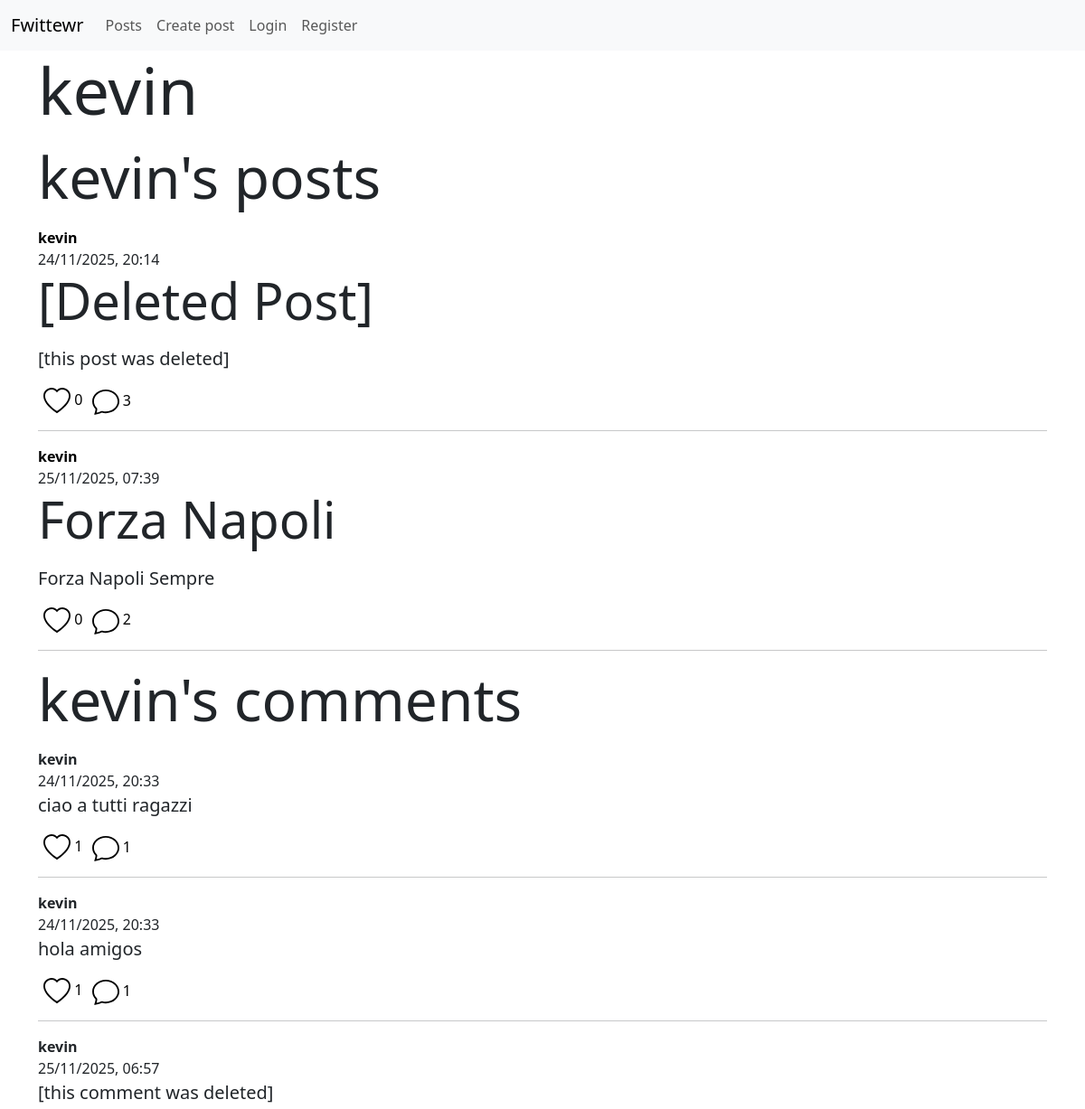
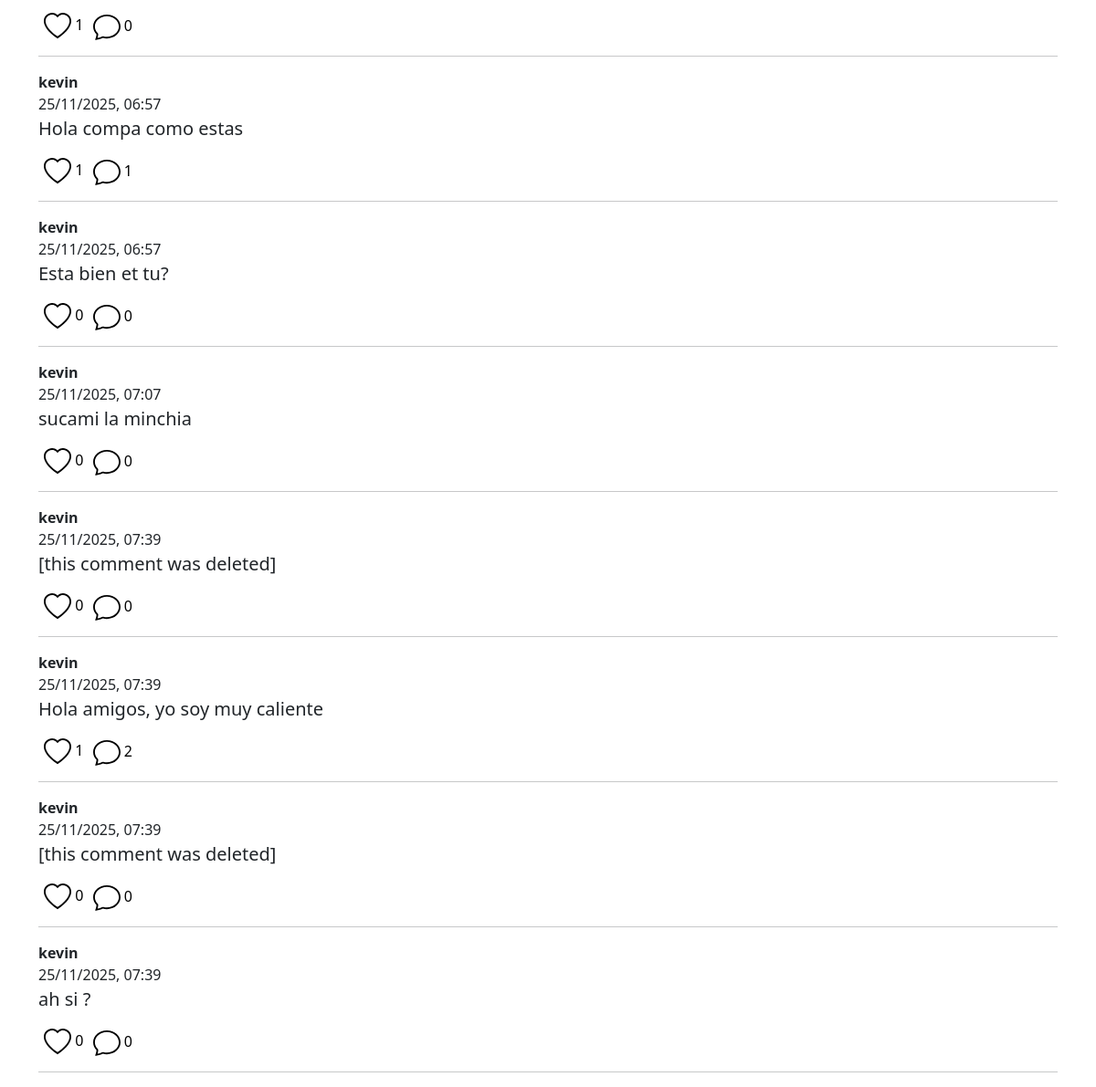
The page /show-user/1 (signed in) on the database its author committed (2 pictures, top to bottom).
### app/models.py (models this page shows)
class User(db.Model, UserMixin):
    id = db.Column(db.Integer, primary_key=True)
    username = db.Column(db.String(20), nullable=False, unique=True)
    password = db.Column(db.String(80), nullable=False)
    created_posts = db.relationship('Post', backref='user', lazy='select')
    created_comments = db.relationship('Comment', backref='user', lazy='select')
    liked_posts = db.relationship('Post', secondary=liked_posts, backref='liked_users', lazy='select')
    liked_comments = db.relationship('Comment', secondary=liked_comments, backref = 'liked_users', lazy='select')

class Post(db.Model):
    id = db.Column(db.Integer, primary_key=True)
    title = db.Column(db.String(50))
    content = db.Column(db.String(200), nullable=False)
    creation_date = db.Column(db.DateTime(timezone=True), default=datetime.now(timezone.utc))
    deleted = db.Column(db.Boolean, default=False)
    comments = db.relationship('Comment', backref='referenced_post', lazy='select')
    user_id = db.Column(db.Integer, db.ForeignKey('user.id'), nullable=False)

class Comment(db.Model):
    id = db.Column(db.Integer, primary_key=True)
    content = db.Column(db.String(200), nullable=False)
    creation_date = db.Column(db.DateTime(timezone=True), default=datetime.now(timezone.utc))
    deleted = db.Column(db.Boolean, default=False)
    comments = db.relationship('Comment', backref=backref('referenced_comment', remote_side=[id]), lazy='select')
    referenced_comment_id = db.Column(db.Integer, db.ForeignKey('comment.id'))
    referenced_post_id = db.Column(db.Integer, db.ForeignKey('post.id'))
    user_id = db.Column(db.Integer, db.ForeignKey('user.id'), nullable=False)
    __table_args__ = (
        CheckConstraint(
            'referenced_comment_id IS NOT NULL OR referenced_post_id IS NOT NULL',
            name='check_comment_or_post_not_null'
        ),
    )

### app/routes/home_bp.py (the view)
@home_bp.route('/show-user/<id>')
@login_required
def show_user(id):
    user = User.query.filter_by(id=id).first_or_404()
    return render_template('home/user.html', user=user)

### app/__init__.py (called while the page is built)
def create_app():
    app = Flask(__name__)
    app.config['SQLALCHEMY_DATABASE_URI'] = 'sqlite:///database.db'
    app.secret_key = 'thisisasecretkey'
    db.init_app(app)
    bcrypt.init_app(app)
    login_manager.init_app(app)
    csrf.init_app(app)
    login_manager.login_view = 'auth.login'
    @login_manager.user_loader
    def load_user(user_id):
        return User.query.get(int(user_id))
    app.register_blueprint(auth_bp)
    app.register_blueprint(home_bp)
    app.register_blueprint(errors_bp)
    return app

### app/templates/home/user.html (shortened to what this page needs)
{% extends 'base.html' %}
{% from 'home/post-macros.html' import post_to_render, comment_to_render %}
{% block body %}
<div>
    <p class="display-2"><b>{{ user.username }}</b></p>
    <p class="display-3 mt-3">{{ user.username }}'s posts</p>
    <div class="mt-2">
    {% for post in user.created_posts %}
    {{ post_to_render(post) }}
    {% endfor %}
    </div>
    <p class="display-3 mt-3">{{ user.username }}'s comments</p>
    {% for comment in user.created_comments %}
    {{ comment_to_render(comment) }}
    {% endfor %}
</div>
{% endblock %}

### app/templates/base.html (shortened to what this page needs)
<!DOCTYPE html>
<html lang="en">
<head>
	<link rel="stylesheet" href="{{ url_for('static', filename='bootstrap/css/bootstrap.min.css') }}">
</head>
<body>
	<nav class="navbar navbar-expand-lg bg-body-tertiary">
		<div class="container-fluid">
		<a class="navbar-brand" href="#">Fwittewr</a>
		<div class="collapse navbar-collapse" id="navbarSupportedContent">
			<ul class="navbar-nav me-auto mb-2 mb-lg-0">
			<li class="nav-item">
				<a class="nav-link" href="{{ url_for('home.posts') }}">Posts</a>
			</li>
			<li class="nav-item">
				<a class="nav-link" href="{{ url_for('home.create_post') }}">Create post</a>
			</li>
			<li class="nav-item">
				<a class="nav-link" href="{{ url_for('auth.login') }}">Login</a>
			</li>
			<li class="nav-item">
				<a class="nav-link" href="{{ url_for('auth.register') }}">Register</a>
			</li>
		</div>
		</div>
	</nav>
	<div class="container">
		{% block body %}
		{% endblock %}
	</div>
</body>
</html>

### app/templates/home/post-macros.html (shortened to what this page needs)
{% macro post_to_render(post, current_user) %}
<div class="col-12">
    <figure>
        <figcaption>
            <a href="{{ url_for('home.show_user', id=post.user.id) }}" style="color: black; text-decoration: none">
                <b>{{ post.user.username }}</b> <br>
            </a>
            {{ post.creation_date.strftime('%d/%m/%Y, %H:%M') }}
        </figcaption>
        {% if post.title %}
        <p class="display-4">{{ post.title }}</p>
        {% endif %}
        <p class="blockquote">{{ post.content }}</p>
        <button onclick="like_post(this, '{{ post.id }}')" style="background-color:transparent; border:0px">
            {% if current_user in post.liked_users %}
                <img style="width: 30px" src="{{ url_for('static', filename='icons/heart-fill.svg') }}" alt="">
            {% else %}
                <img style="width: 30px" src="{{ url_for('static', filename='icons/heart.svg') }}" alt="">
            {% endif %}
            <span>{{ post.liked_users|length }}</span>
        </button>
        <a href="{{ url_for('home.show_post_comments', id=post.id) }}" style="text-decoration: none; border:0px; color: black">
            <img style="width: 30px" src="{{ url_for('static', filename='icons/chat.svg') }}" alt="">
            <span>{{ post.comments|length }}</span>
        </a>
    </figure>
    <hr>
</div>
{% endmacro %}
{% macro comment_to_render(comment, current_user) %}
<div class="col-12">
    <figure>
        <figcaption>
            <b>{{ comment.user.username }}</b> <br>
            {{ comment.creation_date.strftime('%d/%m/%Y, %H:%M') }}
        </figcaption>
        <p class="blockquote">{{ comment.content }}</p>
        <button onclick="like_comment(this, '{{ comment.id }}')" style="background-color:transparent; border:0px">
            {% if current_user in comment.liked_users %}
                <img style="width: 30px" src="{{ url_for('static', filename='icons/heart-fill.svg') }}" alt="">
            {% else %}
                <img style="width: 30px" src="{{ url_for('static', filename='icons/heart.svg') }}" alt="">
            {% endif %}
            <span>{{ comment.liked_users|length }}</span>
        </button>
        <a style="text-decoration: none; border:0px; color: black" href="{{ url_for('home.show_comment_comments', id=comment.id) }}">
            <img style="width: 30px" src="{{ url_for('static', filename='icons/chat.svg') }}" alt="">
            <span>{{ comment.comments|length }}</span>
        </a>
    </figure>
    <hr>
</div>
{% endmacro %}

### rows shown on the page
User: username "kevin"
Post: user.username "kevin", creation_date "24/11/2025, 20:14", title "[Deleted Post]", content "[this post was deleted]", liked_users|length "0", comments|length "3"
Post: user.username "kevin", creation_date "25/11/2025, 07:39", title "Forza Napoli", content "Forza Napoli Sempre", liked_users|length "0", comments|length "2"
Comment: user.username "kevin", creation_date "24/11/2025, 20:33", content "ciao a tutti ragazzi", liked_users|length "1", comments|length "1"
Comment: user.username "kevin", creation_date "24/11/2025, 20:33", content "hola amigos", liked_users|length "1", comments|length "1"
Comment: user.username "kevin", creation_date "25/11/2025, 06:57", content "[this comment was deleted]", liked_users|length "1", comments|length "0"
Comment: user.username "kevin", creation_date "25/11/2025, 06:57", content "Hola compa como estas", liked_users|length "1", comments|length "1"
Comment: user.username "kevin", creation_date "25/11/2025, 06:57", content "Esta bien et tu?", liked_users|length "0", comments|length "0"
Comment: user.username "kevin", creation_date "25/11/2025, 07:07", content "sucami la minchia", liked_users|length "0", comments|length "0"
Comment: user.username "kevin", creation_date "25/11/2025, 07:39", content "[this comment was deleted]", liked_users|length "0", comments|length "0"
Comment: user.username "kevin", creation_date "25/11/2025, 07:39", content "Hola amigos, yo soy muy caliente", liked_users|length "1", comments|length "2"
Comment: user.username "kevin", creation_date "25/11/2025, 07:39", content "[this comment was deleted]", liked_users|length "0", comments|length "0"
Comment: user.username "kevin", creation_date "25/11/2025, 07:39", content "ah si ?", liked_users|length "0", comments|length "0"
